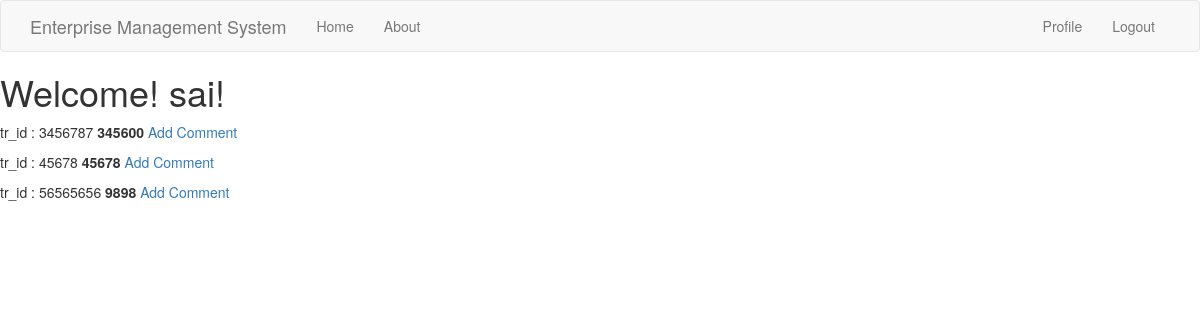
Before: /acc_index (signed in) with the older database file.
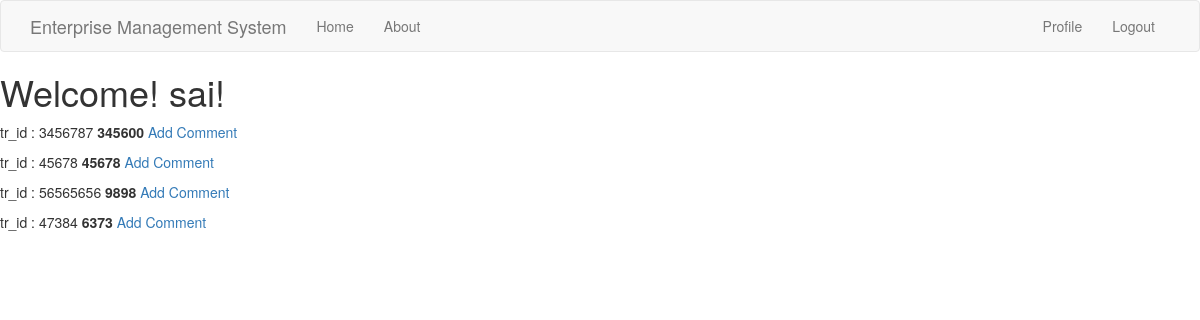
After: the same page with the newer database file.
### app/models.py (models this page shows, shortened)
class Transaction(db.Model):
    id = db.Column(db.Integer,primary_key=True)
    tr_id = db.Column(db.Integer)
    date = db.Column(db.String(64))
    description = db.Column(db.String(140))
    tr_type = db.Column(db.String(64))
    amount = db.Column(db.Integer)
    valid = db.Column(db.Boolean, default=False)
    user_id = db.Column(db.Integer,db.ForeignKey('user.id'))

### app/routes.py (the view)
@app.route('/acc_index')
@login_required
def acc_index():
    link = 3
    transaction = Transaction.query.filter_by(user_id=link)
    return render_template("acc_index.html", title='HomePage',transaction=transaction)

### app/models.py (called while the page is built)
@login.user_loader
def load_user(id):
    return User.query.get(int(id))

### app/routes.py (called while the page is built)
@app.before_request
def before_request():
    if current_user.is_authenticated:
        current_user.last_seen = datetime.utcnow()
        db.session.commit()

### app/templates/acc_index.html
{% extends "base.html" %}
{% block content %}
    <h1>Welcome! {{ current_user.username }}!</h1>
    {% for po in transaction %}
    <div>
    	<p>tr_id : {{po.tr_id}} <b>{{po.amount}}</b> <a href="{{ url_for('add_comment', trans_id = po.id) }}">Add Comment</a></p>
    </div>
    {% endfor %}
{% endblock %}

Changed rows visible on the page:
added Transaction: tr_id "47384", amount "6373"
